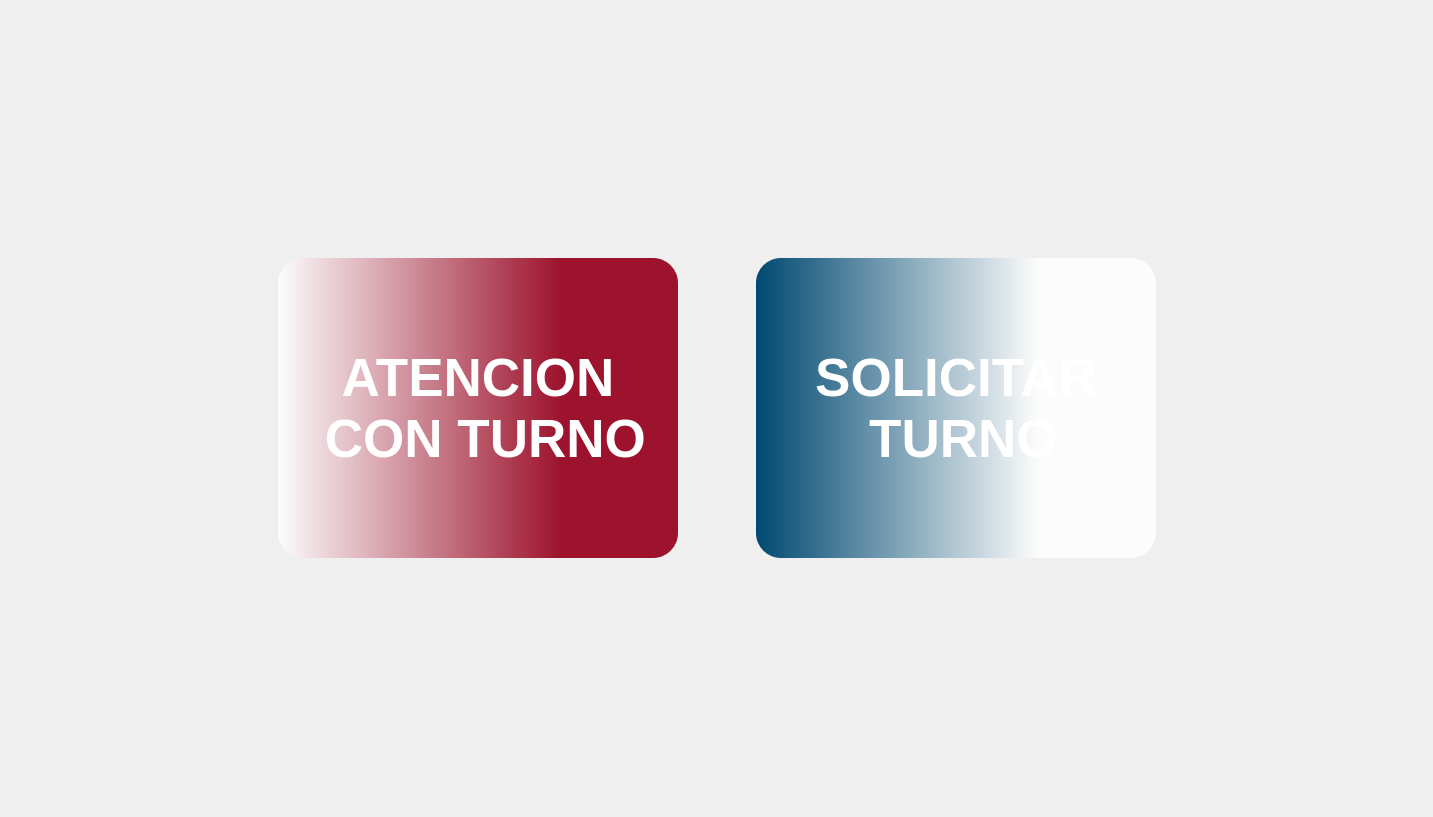
<?xml version="1.0" encoding="UTF-8"?>
<ui version="4.0">
 <class>base</class>
 <widget class="QMainWindow" name="base">
  <property name="geometry">
   <rect>
    <x>0</x>
    <y>0</y>
    <width>1433</width>
    <height>817</height>
   </rect>
  </property>
  <property name="windowTitle">
   <string>MainWindow</string>
  </property>
  <property name="styleSheet">
   <string notr="true">#centralwidget{
	background-image: url(:/imagenes/img/fondo.jpg);
}

QPushButton{
	color: rgb(255, 255, 255);
	border-radius: 25px;
}

#btn1{
background-color: qlineargradient(spread:pad, x1:1, y1:0, x2:0, y2:0, stop:0.295455 rgba(157, 19, 45, 255), stop:1 rgba(255, 255, 255, 200));
}

#btn2{
	background-color: qlineargradient(spread:pad, x1:1, y1:0, x2:0, y2:0, stop:0.295455 rgba(255, 255, 255, 200), stop:1 rgba(0, 73, 113, 255));
}

#btn1:pressed{
  	border-style: solid;
    border-width: 2px;
	border-color: rgba(157, 19, 45, 20);
}

#btn2:pressed{
  	border-style: solid;
    border-width: 2px;
	border-color: rgba(0, 73, 113, 50);

}

</string>
  </property>
  <widget class="QWidget" name="centralwidget">
   <property name="styleSheet">
    <string notr="true"/>
   </property>
   <layout class="QVBoxLayout" name="verticalLayout">
    <property name="spacing">
     <number>0</number>
    </property>
    <property name="leftMargin">
     <number>0</number>
    </property>
    <property name="topMargin">
     <number>0</number>
    </property>
    <property name="rightMargin">
     <number>0</number>
    </property>
    <property name="bottomMargin">
     <number>0</number>
    </property>
    <item>
     <widget class="QWidget" name="widget" native="true">
      <property name="styleSheet">
       <string notr="true"/>
      </property>
      <layout class="QHBoxLayout" name="horizontalLayout_2">
       <property name="spacing">
        <number>60</number>
       </property>
       <item alignment="Qt::AlignRight">
        <widget class="QWidget" name="cartel1" native="true">
         <layout class="QVBoxLayout" name="verticalLayout_2">
          <property name="spacing">
           <number>0</number>
          </property>
          <item>
           <widget class="QPushButton" name="btn1">
            <property name="minimumSize">
             <size>
              <width>400</width>
              <height>300</height>
             </size>
            </property>
            <property name="maximumSize">
             <size>
              <width>400</width>
              <height>300</height>
             </size>
            </property>
            <property name="font">
             <font>
              <pointsize>40</pointsize>
              <bold>true</bold>
             </font>
            </property>
            <property name="styleSheet">
             <string notr="true"/>
            </property>
            <property name="text">
             <string>ATENCION 
 CON TURNO</string>
            </property>
           </widget>
          </item>
         </layout>
        </widget>
       </item>
       <item alignment="Qt::AlignLeft">
        <widget class="QWidget" name="cartel2" native="true">
         <layout class="QHBoxLayout" name="horizontalLayout">
          <item>
           <widget class="QPushButton" name="btn2">
            <property name="minimumSize">
             <size>
              <width>400</width>
              <height>300</height>
             </size>
            </property>
            <property name="maximumSize">
             <size>
              <width>400</width>
              <height>300</height>
             </size>
            </property>
            <property name="font">
             <font>
              <pointsize>40</pointsize>
              <bold>true</bold>
             </font>
            </property>
            <property name="styleSheet">
             <string notr="true"/>
            </property>
            <property name="text">
             <string>SOLICITAR 
 TURNO</string>
            </property>
           </widget>
          </item>
         </layout>
        </widget>
       </item>
      </layout>
     </widget>
    </item>
   </layout>
  </widget>
 </widget>
 <resources>
  <include location="pantalla1.qrc"/>
 </resources>
 <connections/>
</ui>
